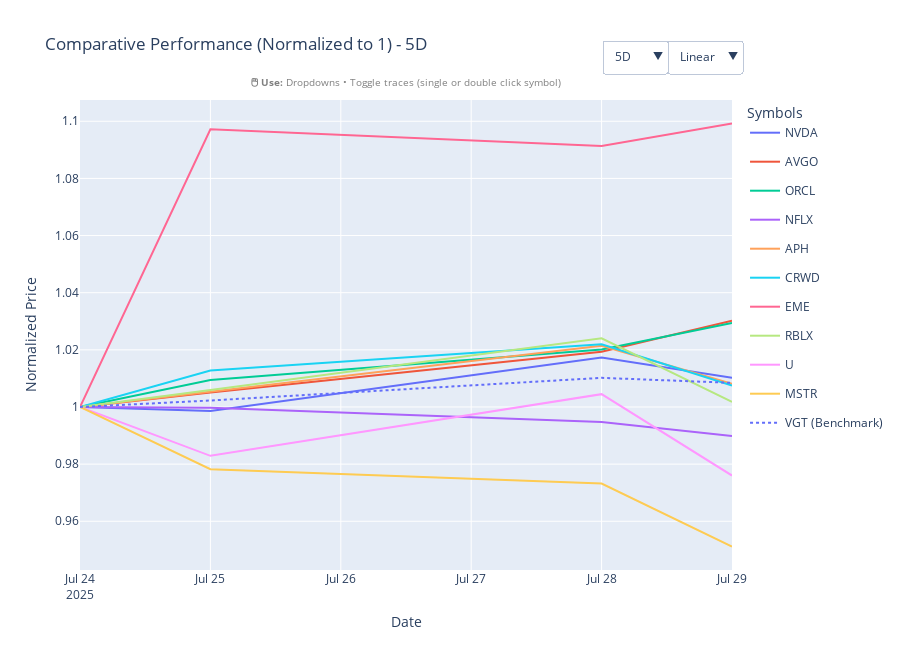

The notebook cell this image was saved under:
### Code cell
# plot_comparative_performance(df, ticker_list)
plotting_utils.plot_comparative_performance(df, ticker_list, benchmark='VGT')
